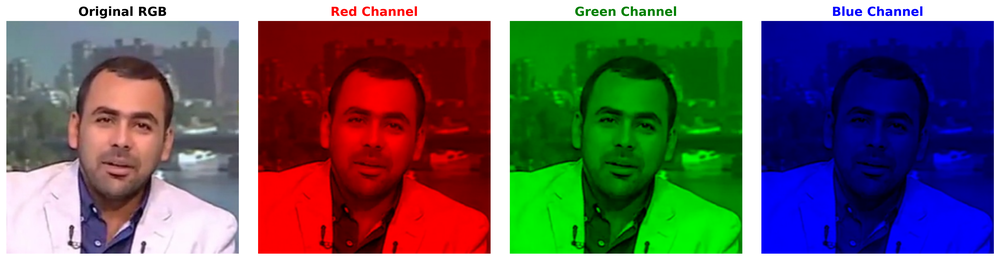
#> input picture 159_original_rgb_separation.png, 1000 x 260 px, shrunk from 4723 x 1227 before the run, given in place of 159_wide_f64.jpg, which was not available
$ python fft_extraction.py   (older library calls are emulated)
#> lines starting #> are read from the running program, lines starting #| are printed output that depends on the picture; pictures that were not available may be replaced by others from this repository, and a replacement may not be noted
import cv2
import numpy as np
import matplotlib.pyplot as plt
import os

def generate_spatial_highpass_filter(image_path, save_path=None):
    """
    Hàm lọc ảnh để lấy tần số cao nhưng vẫn giữ nguyên cấu trúc không gian (mắt mũi miệng).
    Sử dụng bộ lọc Laplacian 3x3 kinh điển.
    """
    # 1. Đọc ảnh và chuyển sang ảnh xám (Grayscale)
    # Tần số cao thường được phân tích trên kênh độ sáng (luminance)
    img_gray = cv2.imread(image_path, cv2.IMREAD_GRAYSCALE)
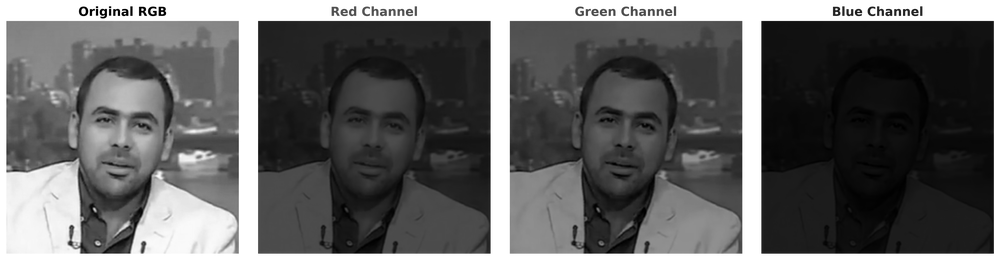
#> img_gray: shape (260, 1000); min 0, max 255, mean 98.6

    if img_gray is None:
        print(f"❌ Không tìm thấy ảnh tại: {image_path}")
        return

    # 2. Định nghĩa Nhân Chập (Convolution Kernel) - Bộ lọc thông cao 3x3
    # Tổng các phần tử trong ma trận này bằng 0.
    # Vùng nào màu phẳng (tần số thấp) đi qua sẽ thành 0 (đen/xám).
    # Vùng nào có cạnh/nhiễu (tần số cao) sẽ bật sáng lên.
    kernel_3x3 = np.array([[-1, -1, -1],
                           [-1,  8, -1],
                           [-1, -1, -1]], dtype=np.float32)

    # 3. Thực hiện phép nhân chập (Convolution)
    # Dùng cv2.CV_32F vì kết quả có thể là số âm
    filtered_image_float = cv2.filter2D(img_gray, cv2.CV_32F, kernel_3x3)
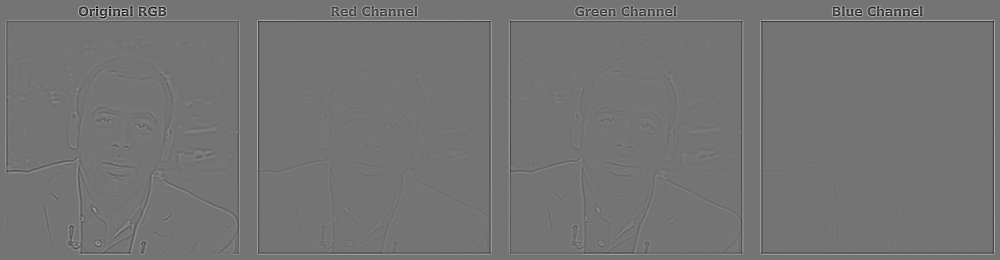
#> filtered_image_float: shape (260, 1000) float32; min -1288, max 1525, mean 0; drawn with min black and max white

    # 4. Xử lý hậu kỳ để hiển thị đẹp như ảnh Lena
    # Kết quả đang dao động quanh số 0. Để nhìn được màu xám trung tính, ta cộng thêm 128.
    # Những chỗ có cạnh sẽ sáng hơn hoặc tối hơn mức xám 128 này.
    visualization_img = filtered_image_float + 128.0

    # Kẹp giá trị lại trong khoảng 0-255 và chuyển về dạng ảnh không dấu (uint8)
    visualization_img = np.clip(visualization_img, 0, 255)
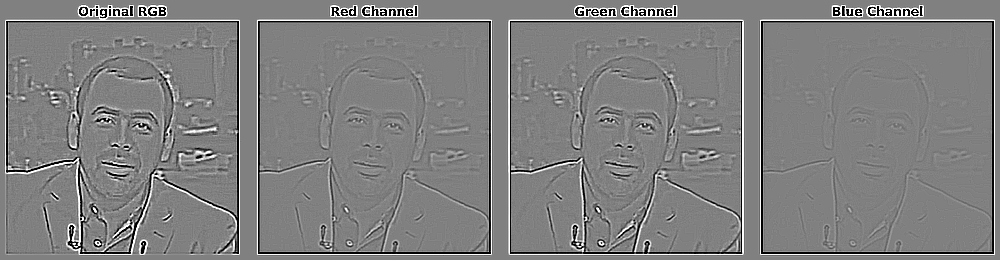
#> visualization_img: shape (260, 1000) float32; min 0, max 255, mean 127.8
    visualization_img = visualization_img.astype(np.uint8)

    # --- Hiển thị và Lưu ---
    plt.figure(figsize=(10, 5))

    plt.subplot(1, 2, 1)
    plt.imshow(cv2.cvtColor(cv2.imread(image_path), cv2.COLOR_BGR2RGB))
    plt.title("Ảnh gốc RGB (Local Input)", fontweight='bold')
    plt.axis('off')

    plt.subplot(1, 2, 2)
    # Hiển thị ảnh xám (cmap='gray')
    plt.imshow(visualization_img, cmap='gray', vmin=0, vmax=255)
    plt.title("Ảnh Tần số cao Không gian\n(Micro Input)", fontweight='bold', color='purple')
    plt.axis('off')

    plt.tight_layout()

    # Lưu ảnh kết quả riêng ra để ông nhét vào draw.io
    if save_path:
        # Tạo thư mục nếu chưa có
        os.makedirs(os.path.dirname(save_path), exist_ok=True)
        # Lưu ảnh xám
        cv2.imwrite(save_path, visualization_img)
        print(f"✅ Đã lưu ảnh tần số cao tại: {save_path}")

    plt.show()
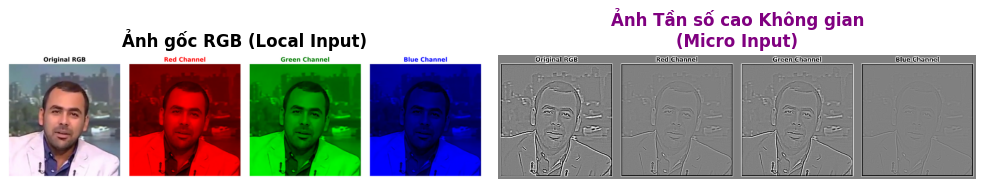
#> figure drawn by matplotlib, 2 panels

# --- CHẠY THỬ NGAY ---
if __name__ == "__main__":
    # Lấy cái ảnh crop mặt người của ông đưa vào đây
    sample_crop = "D:/Project/WR227/AFC/data/faces_processed/original/159_wide_f64.jpg" # Ví dụ ảnh đã crop
    output_file = "output_images/spatial_highpass_example.jpg"

    generate_spatial_highpass_filter(sample_crop, save_path=output_file)
